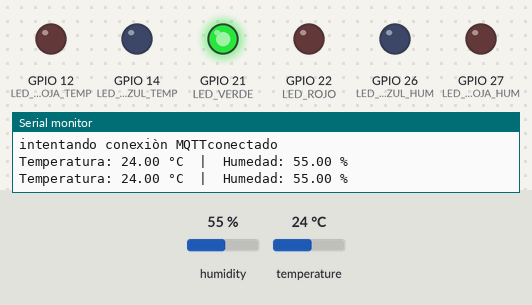
Bench run of a sketch on a simulated ESP32. On the bench: output pins drawn as LEDs (lit = HIGH), the last lines printed to the serial monitor. Inputs (shaded band) come from the test bench; at power-on: humidity 55 %, temperature 24 °C. WiFi joins after 1.5 s; servers stay silent unless stated; no MQTT or app messages arrive unless stated.

Above: at 2.7 s.
2.8 s: humidity set to 32 %
5.7 s: humidity set to 29 %
At 8.4 s:
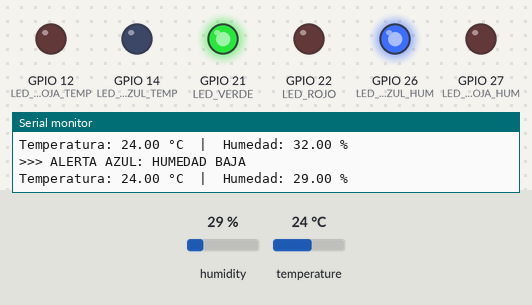
9.0 s: temperature set to 17 °C
11.8 s: temperature set to 14 °C
At 14.6 s:
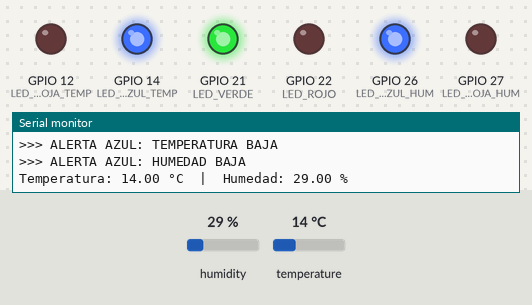
15.1 s: humidity set to 91 %
At 17.0 s:
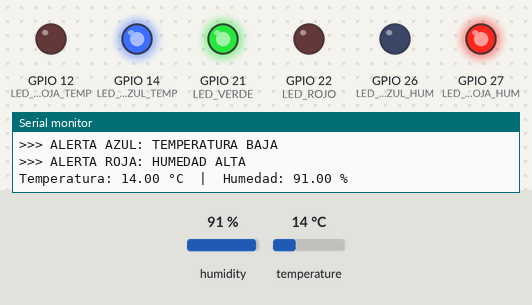
18.1 s: temperature set to 33 °C
At 20.6 s:
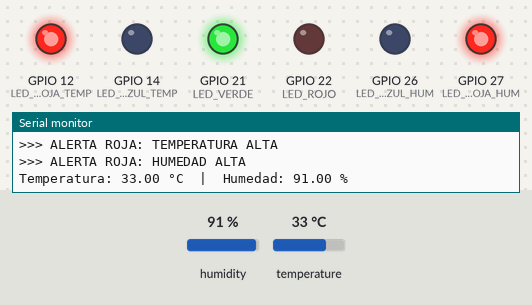
Timing chart, 0 to 22.1 s (numbered marks = the images above; inputs shaded):
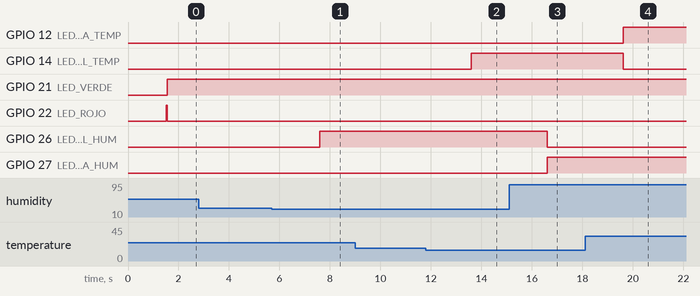

The sketch:

esp_publicador.ino
```cpp
#include <WiFi.h>
#include <PubSubClient.h>
#include <Wire.h>
#include <DHT.h>
#include <WiFiClientSecure.h>

WiFiClientSecure espClient;

PubSubClient client(espClient);

// def y config DHT11
#define DHTPIN 23
#define DHTTYPE DHT11
DHT dht(DHTPIN, DHTTYPE);

// def LEDs
#define LED_ROJO 22
#define LED_VERDE 21
#define LED_ALERTA_ROJA_TEMP 12
#define LED_ALERTA_AZUL_TEMP 14
#define LED_ALERTA_ROJA_HUM 27
#define LED_ALERTA_AZUL_HUM 26

// UMBRALES DE TEMPERATURA Y HUEMDAD PARA ALERTAS
volatile float UMBRAL_ALTO = 30.0;
volatile float UMBRAL_BAJO = 15.0;
volatile float UMBRAL_ALTO_HUM = 90.0;
volatile float UMBRAL_BAJO_HUM = 30.0;

// TOPICOS DE COMANDO (Debe coincidir con Python)
const char* TOPIC_UMBRAL_TEMP = "unraf/48E729B45E88/cmd/set_umbral_temp";
const char* TOPIC_UMBRAL_HUM = "unraf/48E729B45E88/cmd/set_umbral_hum";

long lastMsg = 0;
char msg[50];
int value = 0;

float Temperatura = 0;
float Humedad = 0;

// config internet
const char* ssid = "TP-Link_6D76";
const char* password = "55500722";

// config mqtt
// dir mqtt broker ip adreess
//const char* mqtt_server = "192.168.0.104";
const char* mqtt_server = "j72b9212.ala.us-east-1.emqxsl.com";
//const int mqtt_port = 1883;
const char* mqtt_user = "user";        // Tu Username
const char* mqtt_password = "user"; // Tu Password

// certificado broker
const char* EMQX_CA_CERT = R"EOF(
-----BEGIN CERTIFICATE-----
MIIDjjCCAnagAwIBAgIQAzrx5qcRqaC7KGSxHQn65TANBgkqhkiG9w0BAQsFADBh
MQswCQYDVQQGEwJVUzEVMBMGA1UEChMMRGlnaUNlcnQgSW5jMRkwFwYDVQQLExB3
d3cuZGlnaWNlcnQuY29tMSAwHgYDVQQDExdEaWdpQ2VydCBHbG9iYWwgUm9vdCBH
MjAeFw0xMzA4MDExMjAwMDBaFw0zODAxMTUxMjAwMDBaMGExCzAJBgNVBAYTAlVT
MRUwEwYDVQQKEwxEaWdpQ2VydCBJbmMxGTAXBgNVBAsTEHd3dy5kaWdpY2VydC5j
b20xIDAeBgNVBAMTF0RpZ2lDZXJ0IEdsb2JhbCBSb290IEcyMIIBIjANBgkqhkiG
9w0BAQEFAAOCAQ8AMIIBCgKCAQEAuzfNNNx7a8myaJCtSnX/RrohCgiN9RlUyfuI
2/Ou8jqJkTx65qsGGmvPrC3oXgkkRLpimn7Wo6h+4FR1IAWsULecYxpsMNzaHxmx
1x7e/dfgy5SDN67sH0NO3Xss0r0upS/kqbitOtSZpLYl6ZtrAGCSYP9PIUkY92eQ
q2EGnI/yuum06ZIya7XzV+hdG82MHauVBJVJ8zUtluNJbd134/tJS7SsVQepj5Wz
tCO7TG1F8PapspUwtP1MVYwnSlcUfIKdzXOS0xZKBgyMUNGPHgm+F6HmIcr9g+UQ
vIOlCsRnKPZzFBQ9RnbDhxSJITRNrw9FDKZJobq7nMWxM4MphQIDAQABo0IwQDAP
BgNVHRMBAf8EBTADAQH/MA4GA1UdDwEB/wQEAwIBhjAdBgNVHQ4EFgQUTiJUIBiV
5uNu5g/6+rkS7QYXjzkwDQYJKoZIhvcNAQELBQADggEBAGBnKJRvDkhj6zHd6mcY
1Yl9PMWLSn/pvtsrF9+wX3N3KjITOYFnQoQj8kVnNeyIv/iPsGEMNKSuIEyExtv4
NeF22d+mQrvHRAiGfzZ0JFrabA0UWTW98kndth/Jsw1HKj2ZL7tcu7XUIOGZX1NG
Fdtom/DzMNU+MeKNhJ7jitralj41E6Vf8PlwUHBHQRFXGU7Aj64GxJUTFy8bJZ91
8rGOmaFvE7FBcf6IKshPECBV1/MUReXgRPTqh5Uykw7+U0b6LJ3/iyK5S9kJRaTe
pLiaWN0bfVKfjllDiIGknibVb63dDcY3fe0Dkhvld1927jyNxF1WW6LZZm6zNTfl
MrY=
-----END CERTIFICATE-----
)EOF";

// --- NUEVA FUNCIÓN: PARSING DE MENSAJES (ALTO, BAJO) ---
void parseThresholds(String payload, volatile float &high_ref, volatile float &low_ref, const char* label) {
    int commaIndex = payload.indexOf(',');

    if (commaIndex > 0) {
        String highString = payload.substring(0, commaIndex);
        String lowString = payload.substring(commaIndex + 1);

        float new_high = highString.toFloat();
        float new_low = lowString.toFloat();

        // Validación básica
        if (new_high > new_low) { // Eliminamos <= 100.0 ya que la humedad puede ser 100%
            high_ref = new_high;
            low_ref = new_low;
            Serial.print("Umbrales ");
            Serial.print(label);
            Serial.print(" actualizados: ALTO=");
            Serial.print(high_ref);
            Serial.print(", BAJO=");
            Serial.println(low_ref);
        } else {
            Serial.print("ERROR: Valores de umbral inválidos (Alto <= Bajo) para ");
            Serial.println(label);
        }
    } else {
        Serial.print("ERROR: Formato de mensaje de umbral incorrecto (Falta coma) para ");
        Serial.println(label);
    }
}

void setup() {
  Serial.begin(115200);
  setup_wifi();

  client.setServer(mqtt_server, 8883);
  espClient.setCACert(EMQX_CA_CERT);
  client.setCallback(callback);
  //dht11
  dht.begin();

  //leds (Pines digitales para Rojo y Verde)
  pinMode(LED_ROJO, OUTPUT);
  pinMode(LED_VERDE, OUTPUT);
  pinMode(LED_ALERTA_ROJA_TEMP, OUTPUT);
  pinMode(LED_ALERTA_AZUL_TEMP, OUTPUT);
  pinMode(LED_ALERTA_ROJA_HUM, OUTPUT);
  pinMode(LED_ALERTA_AZUL_HUM, OUTPUT);

  // Estado inicial leds
  digitalWrite(LED_ROJO, HIGH);// Rojo encendido por default (indicando no conectado)
  digitalWrite(LED_VERDE, LOW);// Verde apagado
  digitalWrite(LED_ALERTA_AZUL_TEMP, LOW);
  digitalWrite(LED_ALERTA_ROJA_TEMP, LOW);
  digitalWrite(LED_ALERTA_AZUL_HUM, LOW);
  digitalWrite(LED_ALERTA_ROJA_HUM, LOW);
}

void setup_wifi(){
  delay(10);
  Serial.println();
  Serial.print("conectado a");
  Serial.println(ssid);
  WiFi.begin(ssid, password);
  while(WiFi.status() != WL_CONNECTED){
    delay(500);
    Serial.print(".");
    }
    Serial.println("");
    Serial.println("WiFi conectado");
    Serial.println("IP ADRESS:");
    Serial.println(WiFi.localIP());
}

//realiza conexiòn mqtt (suscriptor empieza a recibir datos)
void callback(char* topic, byte* message, unsigned int length){

  // Impresión de mensaje recibido
  Serial.print("Mensaje recibido en topic: ");
  Serial.print(topic);
  Serial.print(", message: ");

  String messageTemp;
  for (int i = 0; i < length; i++ ){
    Serial.print((char)message[i]);
    messageTemp += (char)message[i];
   }
  Serial.println();

  // ------------------------------------------
  // LÓGICA DE ACTUALIZACIÓN DE UMBRALES
  // ------------------------------------------

  // Si el tópico es de Temperatura
  if (strcmp(topic, TOPIC_UMBRAL_TEMP) == 0) {
      parseThresholds(messageTemp, UMBRAL_ALTO, UMBRAL_BAJO, "TEMP");
  }
  // Si el tópico es de Humedad
  else if (strcmp(topic, TOPIC_UMBRAL_HUM) == 0) {
      parseThresholds(messageTemp, UMBRAL_ALTO_HUM, UMBRAL_BAJO_HUM, "HUM");
  }
}

// realiza la reconexiòn en caso de fallo
void reconnect (){
  while (!client.connected()){
    Serial.print("intentando conexiòn MQTT");

    if (client.connect ("ESP32 client", mqtt_user, mqtt_password)){
      Serial.println("conectado");

      // Cambiar LEDs
      digitalWrite(LED_ROJO, LOW);
      digitalWrite(LED_VERDE, HIGH);
      //sub a topicos
      client.subscribe(TOPIC_UMBRAL_TEMP);
      client.subscribe(TOPIC_UMBRAL_HUM);
      } else {
        Serial.print ("fallo, rc=");
        Serial.print (client.state());
        Serial.println ("intente en 5s");

        //mantenemos estado o retornamos a los leds
        digitalWrite(LED_ROJO, HIGH);
        digitalWrite(LED_VERDE, LOW);

        delay (5000);
        }
    }
  }

//reliza conexiòn MQTT (publicador envìa datos)
void loop() {
  // put your main code here, to run repeatedly:
  if (!client.connected()){
    reconnect();
    }
  client.loop();
  long now = millis ();
  if (now-lastMsg>1000){ //tiempo de muestreo 1000 ms (1 segundo)
    lastMsg=now;

      // Leer temperatura y humedad desde el DHT11
    float Temperatura = dht.readTemperature();
    float Humedad = dht.readHumidity();

      // Verificar si la lectura es válida
    if (isnan(Temperatura)|| isnan(Humedad)) {
      Serial.println("Error al leer del DHT11!");
      return;
    }

     // ------------------------------------------
    // LÓGICA DE CONTROL DE LEDS DE ALERTA TEMPERATURA
    // ------------------------------------------
      if (Temperatura >= UMBRAL_ALTO) {
          // Alerta ROJA (Temperatura Alta)
          digitalWrite(LED_ALERTA_ROJA_TEMP, HIGH);
          digitalWrite(LED_ALERTA_AZUL_TEMP, LOW);
          Serial.println(">>> ALERTA ROJA: TEMPERATURA ALTA");
      } else if (Temperatura <= UMBRAL_BAJO) {
          // Alerta AZUL (Temperatura Baja)
          digitalWrite(LED_ALERTA_ROJA_TEMP, LOW);
          digitalWrite(LED_ALERTA_AZUL_TEMP, HIGH);
          Serial.println(">>> ALERTA AZUL: TEMPERATURA BAJA");
      } else {
          // Rango normal: ambos apagados
          digitalWrite(LED_ALERTA_ROJA_TEMP, LOW);
          digitalWrite(LED_ALERTA_AZUL_TEMP, LOW);
      }

       // ------------------------------------------
    // 2. LÓGICA DE CONTROL DE LEDS DE HUMEDAD
    // ------------------------------------------
      if (Humedad >= UMBRAL_ALTO_HUM) {
          // Alerta ROJA (Humedad Alta)
          digitalWrite(LED_ALERTA_ROJA_HUM, HIGH);
          digitalWrite(LED_ALERTA_AZUL_HUM, LOW);
          Serial.println(">>> ALERTA ROJA: HUMEDAD ALTA");
      } else if (Humedad <= UMBRAL_BAJO_HUM) {
          // Alerta AZUL (Humedad Baja)
          digitalWrite(LED_ALERTA_ROJA_HUM, LOW);
          digitalWrite(LED_ALERTA_AZUL_HUM, HIGH);
          Serial.println(">>> ALERTA AZUL: HUMEDAD BAJA");
      } else {
          // Rango normal: ambos apagados
          digitalWrite(LED_ALERTA_ROJA_HUM, LOW);
          digitalWrite(LED_ALERTA_AZUL_HUM, LOW);
      }

      // Mostrar en el monitor serial
    Serial.print("Temperatura: ");
    Serial.print(Temperatura);
    Serial.print(" °C  |  Humedad: ");
    Serial.print(Humedad);
    Serial.println(" %");

    //publicamos temperatura
    char tempString[8];
    dtostrf(Temperatura, 1, 2, tempString);
    client.publish("unraf/48E729B45E88/temp", tempString);

    //Publicar humedad
    char humString[8];
    dtostrf(Humedad, 1, 2, humString);
    client.publish("unraf/48E729B45E88/hum", humString);
  }
}
```

Measured:
- the behaviour switches between 31 and 30 % on humidity (found by bisection; images 0 and 1)
- the behaviour switches between 16 and 15 °C on temperature (found by bisection; images 1 and 2)
- after the input at 5.7 s, GPIO 26 (LED_ALERTA_AZUL_HUM): LOW → HIGH after 1.9 s
- after the input at 11.8 s, GPIO 14 (LED_ALERTA_AZUL_TEMP): LOW → HIGH after 1.8 s
- after the input at 15.1 s, GPIO 26 (LED_ALERTA_AZUL_HUM): HIGH → LOW after 1.5 s; GPIO 27 (LED_ALERTA_ROJA_HUM): LOW → HIGH after 1.5 s
- after the input at 18.1 s, GPIO 12 (LED_ALERTA_ROJA_TEMP): LOW → HIGH after 1.5 s; GPIO 14 (LED_ALERTA_AZUL_TEMP): HIGH → LOW after 1.5 s
